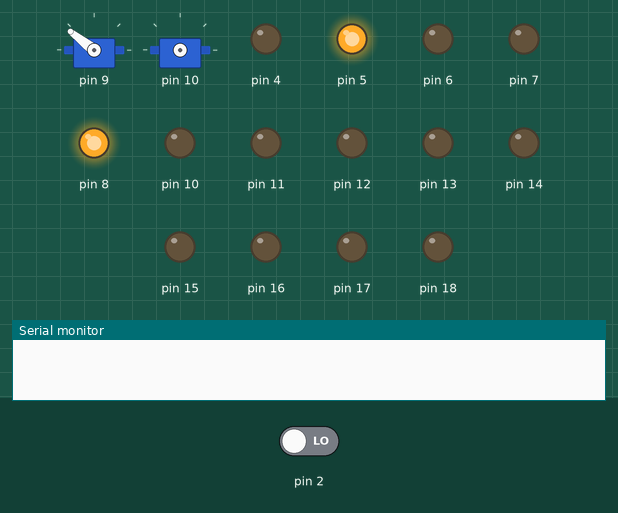
This sketch was run on a simulated Arduino Uno, built with avr-gcc and run on an emulated ATmega328P. On the bench: 2 × servo, output pins drawn as LEDs (lit = HIGH), the last lines printed to the serial monitor. Inputs (shaded band) come from the test bench; at power-on: pin 2 LOW. Servo pulses on a pin are drawn as a servo (544–2400 µs = 0–180°); pins used as bus, display or sensor lines are not drawn.

Above: at 0.05 s.
At 1.35 s:
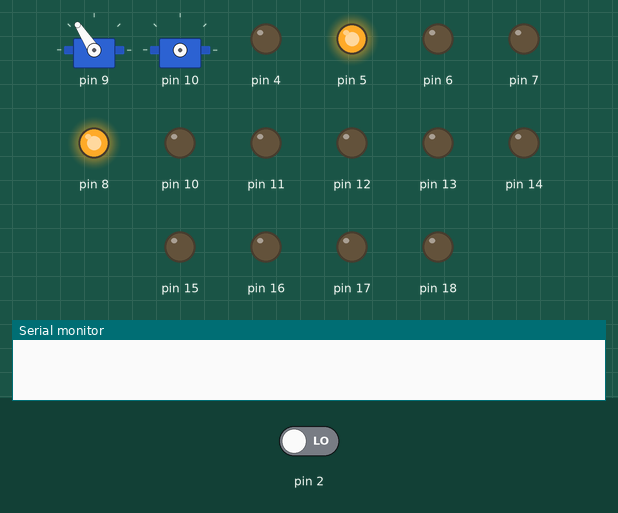
At 2.75 s:
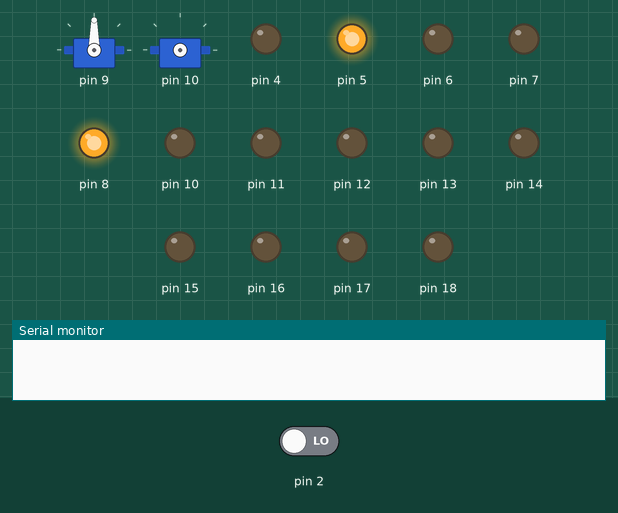
At 5.55 s:
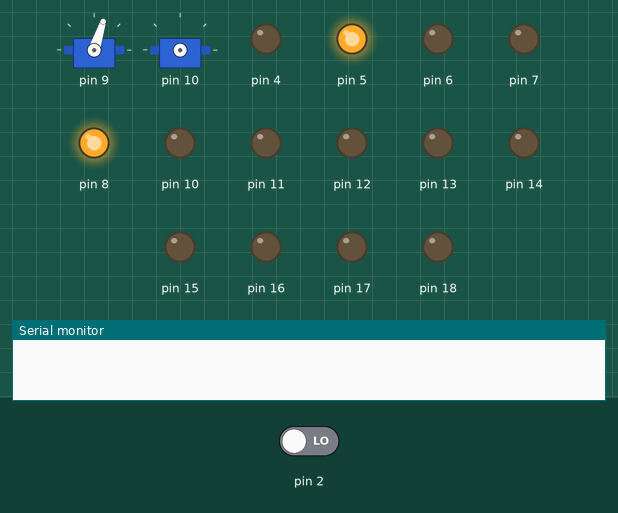
At 10.75 s:
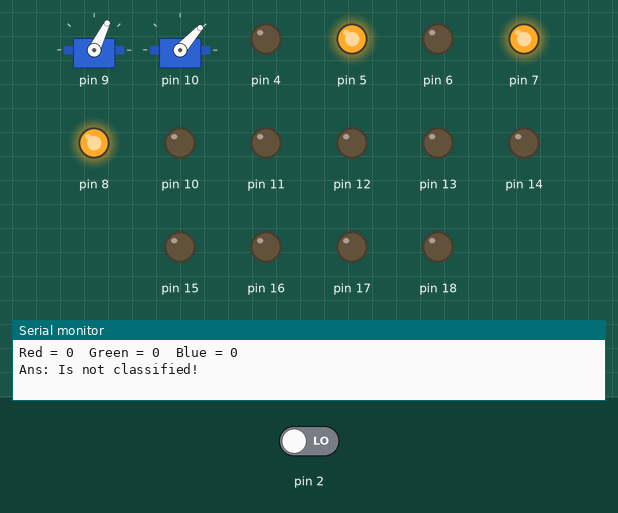
At 16.05 s:
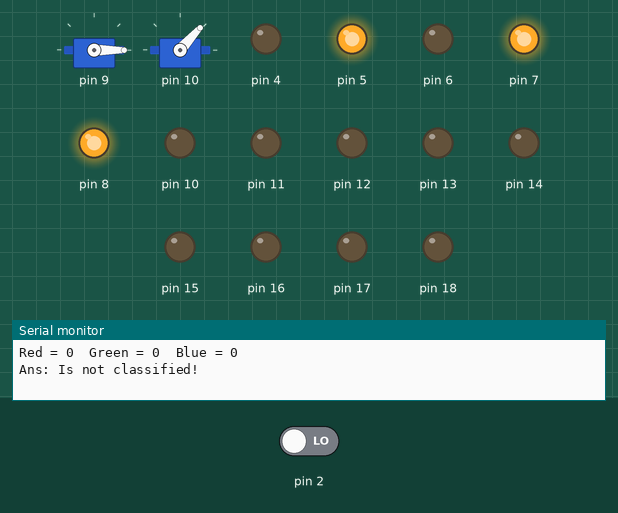
Timing chart, 0 to 20.9 s (numbered marks = the images above):
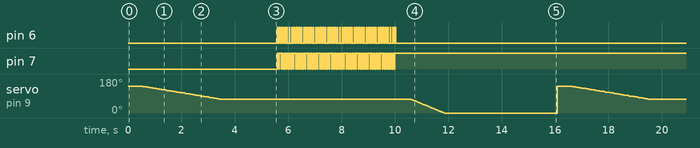

The sketch:

color_sensor_TCS3200.ino
```cpp
//Color sensor TCS3200 and Servomotors SG90
//Yithzak Alarcon - Fernando Quintero
//Embedded Systems

//Libraries to use some functions (_delay_ms) and interrupts
#include <avr/io.h>
#include <util/delay.h>
#include <avr/interrupt.h>

//Variables to count the number of pulses
int counter = 0;
int counterRED = -1;
int counterGRE = -1;
int counterBLU = -1;
int auxRED = -1;
int auxGRE = -1;
int auxBLU = -1;
int classify = 0;
int aux = 0;

void setup() {
  //Define PORTD as outputs
  //PortD
  DDRD = 0B11110000;
  //Define PB0 of PORTB as output
  //Setting the output of the sensor as an input for uC
  //Setting PB1 y PB2 as output for Servomotors
  //PortB
  DDRB = 0B00000111;
  //Setting the outputs to the LEDs
  //PortC
  DDRC = 0B00011111;
  //Setting frequency scaling to 20%
  //S1: 0V
  PORTD = 0B00100000;
  //S0: 5V
  PORTB = (1<<PB0);
  //Begin Serial Communication
  Serial.begin(9600);
  //Configure interrupts
  EIMSK = 0B00000001;
  EICRA = 0B00000011;

  //Setting timer2 with a 128-prescaler
  TCCR2B = 0B00000101;
  TIMSK2 = 0B00000001;
  TCNT2 = 0;
  //Timer1
  TCCR1B = 0x00;
  DDRB = 0xFF;
  //ICR1 = 4999;
  //Poner TOP a 20 ms
  TCCR1A = (1 << COM1A1)|(1 << COM1B1)|(1 << WGM11);
  TCCR1B = (1 << WGM12) |(1 << WGM13) |(1 << CS11)|(1<<CS10);
  //Uso del modo Fast PWM usando ICR1 como TOP
  //Inicio del PWM prescaler 64
  ICR1 = 4999;
  sei();
}
void servo1On(int);
void servo2On(int);
//S0: PB0 and S1: PD5
//S3: PD7 and S2: PD6
//Out: PD2
void loop() {
  aux = 0;
  //Initialize servomotor 1
  servo1On(0);
  servo1On(1);

  while(aux<50){
  //Setting RED (R) filtered photodiodes to be read
  classify = 1;
  PORTD = 0 | (1<<PD5);
  _delay_ms(30);
  auxRED += counterRED;

  //Setting GREEN (G) filtered photodiodes to be read
  classify = 2;
  PORTD = (1<<PD7)|(1<<PD6)|(1<<PD5);
  _delay_ms(30);
  auxGRE += counterGRE;

  //Setting BLUE (B) filtered photodiodes to be read
  classify = 3;
  PORTD = 0B10000000 | (1<<PD5);
  _delay_ms(30);
  auxBLU += counterBLU;

  if(aux == 49){
  auxRED = auxRED/50;
  Serial.print("\nRed = ");
  Serial.print(auxRED);
  auxGRE = auxGRE/50;
  Serial.print("\tGreen = ");
  Serial.print(auxGRE);
  auxBLU = auxBLU/50;
  Serial.print("\tBlue = ");
  Serial.print(auxBLU);
  }
  aux++;
  }
  if((auxRED>=43 & auxRED<=46) & (auxGRE>=33 & auxGRE<=36) & (auxBLU>=45 & auxBLU<=49)){
    Serial.print("\nAns: Is Red!");
    PORTC = (1<<PC4); servo2On(0); _delay_ms(20);
  }else if((auxRED>=40 & auxRED<=42) & (auxGRE>=38 & auxGRE<=40) & (auxBLU>=47 & auxBLU<=50)){
    Serial.print("\nAns: Is Green!");
    PORTC = (1<<PC2); servo2On(1); _delay_ms(20);
  }else if((auxRED>=37 & auxRED<=42) & (auxGRE>=36 & auxGRE<=40) & (auxBLU>=54 & auxBLU<=58)){
    Serial.print("\nAns: Is Blue!");
    PORTC = (1<<PC0)|(1<<PC2)|(1<<PC4); servo2On(2); _delay_ms(20);
  }else if((auxRED>=40 & auxRED<=42) & (auxGRE>=37 & auxGRE<=38) & (auxBLU>=50 & auxBLU<=52)){
    Serial.print("\nAns: Is Nothing!");
    PORTC = (1<<PC0)|(1<<PC2)|(1<<PC4); servo2On(3); _delay_ms(20);
  }else{
    Serial.print("\nAns: Is not classified!");
    servo2On(4); _delay_ms(20);
  }
  //Restart the main counters
  counterBLU = -1;
  counterGRE = -1;
  counterRED = -1;
  auxRED = -1;
  auxGRE = -1;
  auxBLU = -1;
  _delay_ms(10);
  servo1On(2);
  _delay_ms(3000);
}

void servo1On(int num1){
  if(num1 == 0){
    //Position Zero
    OCR1A = 500;
    _delay_ms(500);
  }else if(num1 == 1){
    for (int i=500; i>=320; i-=3)
    {
      //Sensor position
      OCR1A = i;
      _delay_ms(50);
    }
    OCR1A = 320;
    _delay_ms(2000);
    }else if(num1 == 2){
      for (int i= 320; i>=100; i-=3)
    {
      //Final position
      OCR1A = i;
      _delay_ms(20);
    }
    _delay_ms(1000);
    }
}

void servo2On(int num1){
  if(num1 == 0){
    //Position Zero
    OCR1B = 350;
    _delay_ms(500);
  }else if(num1 == 1){
    //Position One
    OCR1B = 430;
    _delay_ms(500);
    }else if(num1 == 2){
    //Position Two
    OCR1B = 510;
    _delay_ms(500);
}else if(num1 == 3){
    //Position Three
    OCR1B = 280;
    _delay_ms(500);
}else if(num1 == 4){
    //Position Four
    OCR1B = 260;
    _delay_ms(500);
}
}
//Activate the interrupt with each rising edge given by OUT
//Increase de counter with each rising edge
ISR(INT0_vect){
 counter++;
}
//Interrupt by timer2 overflow
//Assign the value of counter and restart
ISR(TIMER2_OVF_vect){
    if(classify == 1){
      counterRED = counter; //RED
    }else if(classify == 2){
      counterGRE = counter; //GREEN
    }else if(classify == 3){
      counterBLU = counter; //BLUE
    }
    //Restart the counter
    counter = 0;
}
```

Measured:
- by itself, pin 6, pin 7: moves between LOW and HIGH, repeating every 16.1 s
- by itself, servo on pin 9: ramps from 142° to 0° and jumps back, once every 16.1 s
